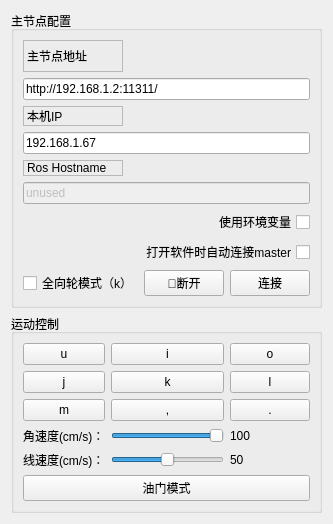
          <widget class="QWidget" name="tab">
           <attribute name="title">
            <string>基本控制</string>
           </attribute>
           <layout class="QVBoxLayout" name="verticalLayout_9">
            <item>
             <layout class="QVBoxLayout" name="verticalLayout_2">
              <item>
               <widget class="QGroupBox" name="groupBox">
                <property name="title">
                 <string>主节点配置</string>
                </property>
                <layout class="QGridLayout" name="gridLayout">
                 <item row="2" column="0">
                  <widget class="QLabel" name="label_2">
                   <property name="maximumSize">
                    <size>
                     <width>100</width>
                     <height>32</height>
                    </size>
                   </property>
                   <property name="frameShape">
                    <enum>QFrame::StyledPanel</enum>
                   </property>
                   <property name="frameShadow">
                    <enum>QFrame::Raised</enum>
                   </property>
                   <property name="text">
                    <string>本机IP</string>
                   </property>
                  </widget>
                 </item>
                 <item row="4" column="0">
                  <widget class="QLabel" name="label_3">
                   <property name="maximumSize">
                    <size>
                     <width>100</width>
                     <height>32</height>
                    </size>
                   </property>
                   <property name="frameShape">
                    <enum>QFrame::StyledPanel</enum>
                   </property>
                   <property name="frameShadow">
                    <enum>QFrame::Raised</enum>
                   </property>
                   <property name="text">
                    <string>Ros Hostname</string>
                   </property>
                  </widget>
                 </item>
                 <item row="5" column="0" colspan="3">
                  <widget class="QLineEdit" name="line_edit_topic">
                   <property name="enabled">
                    <bool>false</bool>
                   </property>
                   <property name="text">
                    <string>unused</string>
                   </property>
                  </widget>
                 </item>
                 <item row="6" column="0" colspan="3">
                  <widget class="QCheckBox" name="checkbox_use_environment">
                   <property name="layoutDirection">
                    <enum>Qt::RightToLeft</enum>
                   </property>
                   <property name="text">
                    <string>使用环境变量</string>
                   </property>
                  </widget>
                 </item>
                 <item row="3" column="0" colspan="3">
                  <widget class="QLineEdit" name="line_edit_host">
                   <property name="text">
                    <string>192.168.1.67</string>
                   </property>
                  </widget>
                 </item>
                 <item row="7" column="0" colspan="3">
                  <widget class="QCheckBox" name="checkbox_remember_settings">
                   <property name="layoutDirection">
                    <enum>Qt::RightToLeft</enum>
                   </property>
                   <property name="text">
                    <string>打开软件时自动连接master</string>
                   </property>
                  </widget>
                 </item>
                 <item row="0" column="0">
                  <widget class="QLabel" name="label">
                   <property name="minimumSize">
                    <size>
                     <width>100</width>
                     <height>32</height>
                    </size>
                   </property>
                   <property name="maximumSize">
                    <size>
                     <width>100</width>
                     <height>32</height>
                    </size>
                   </property>
                   <property name="frameShape">
                    <enum>QFrame::StyledPanel</enum>
                   </property>
                   <property name="frameShadow">
                    <enum>QFrame::Raised</enum>
                   </property>
                   <property name="text">
                    <string>主节点地址</string>
                   </property>
                  </widget>
                 </item>
                 <item row="9" column="2">
                  <widget class="QPushButton" name="button_connect">
                   <property name="enabled">
                    <bool>true</bool>
                   </property>
                   <property name="sizePolicy">
                    <sizepolicy hsizetype="MinimumExpanding" vsizetype="Fixed">
                     <horstretch>0</horstretch>
                     <verstretch>0</verstretch>
                    </sizepolicy>
                   </property>
                   <property name="toolTip">
                    <string>Set the target to the current joint trajectory state.</string>
                   </property>
                   <property name="statusTip">
                    <string>Clear all waypoints and set the target to the current joint trajectory state.</string>
                   </property>
                   <property name="text">
                    <string>连接</string>
                   </property>
                   <property name="icon">
                    <iconset>
                     <normaloff>:/images/line.png</normaloff>:/images/line.png</iconset>
                   </property>
                  </widget>
                 </item>
                 <item row="9" column="1">
                  <widget class="QPushButton" name="button_disconnect">
                   <property name="text">
                    <string>🔗断开</string>
                   </property>
                  </widget>
                 </item>
                 <item row="1" column="0" colspan="3">
                  <widget class="QLineEdit" name="line_edit_master">
                   <property name="text">
                    <string>http://192.168.1.2:11311/</string>
                   </property>
                  </widget>
                 </item>
                 <item row="9" column="0">
                  <widget class="QCheckBox" name="checkBox_use_all">
                   <property name="text">
                    <string>全向轮模式（k）</string>
                   </property>
                   <property name="shortcut">
                    <string>K</string>
                   </property>
                  </widget>
                 </item>
                </layout>
               </widget>
              </item>
              <item>
               <widget class="QGroupBox" name="groupBox_3">
                <property name="title">
                 <string>运动控制</string>
                </property>
                <layout class="QVBoxLayout" name="verticalLayout_10">
                 <item>
                  <layout class="QGridLayout" name="gridLayout_6">
                   <item row="1" column="2">
                    <widget class="QPushButton" name="pushButton_l">
                     <property name="styleSheet">
                      <string notr="true">QPushButton#pushButton_l:pressed{background-color:rgb(239, 41, 41)}</string>
                     </property>
                     <property name="text">
                      <string>l</string>
                     </property>
                     <property name="shortcut">
                      <string>L</string>
                     </property>
                    </widget>
                   </item>
                   <item row="4" column="2">
                    <widget class="QLabel" name="label_linear">
                     <property name="text">
                      <string>50</string>
                     </property>
                    </widget>
                   </item>
                   <item row="2" column="2">
                    <widget class="QPushButton" name="pushButton_backr">
                     <property name="styleSheet">
                      <string notr="true">QPushButton#pushButton_backr:pressed{background-color:rgb(239, 41, 41)}</string>
                     </property>
                     <property name="text">
                      <string>.</string>
                     </property>
                     <property name="shortcut">
                      <string>.</string>
                     </property>
                    </widget>
                   </item>
                   <item row="2" column="1">
                    <widget class="QPushButton" name="pushButton_back">
                     <property name="styleSheet">
                      <string notr="true">QPushButton#pushButton_back:pressed{background-color:rgb(239, 41, 41)}</string>
                     </property>
                     <property name="text">
                      <string>,</string>
                     </property>
                     <property name="shortcut">
                      <string>,</string>
                     </property>
                    </widget>
                   </item>
                   <item row="3" column="0">
                    <widget class="QLabel" name="label_14">
                     <property name="text">
                      <string>角速度(cm/s)：</string>
                     </property>
                    </widget>
                   </item>
                   <item row="1" column="0">
                    <widget class="QPushButton" name="pushButton_j">
                     <property name="styleSheet">
                      <string notr="true">QPushButton#pushButton_j:pressed{background-color:rgb(239, 41, 41)}</string>
                     </property>
                     <property name="text">
                      <string>j</string>
                     </property>
                     <property name="shortcut">
                      <string>J</string>
                     </property>
                    </widget>
                   </item>
                   <item row="4" column="1">
                    <widget class="QSlider" name="horizontalSlider_linear">
                     <property name="maximum">
                      <number>100</number>
                     </property>
                     <property name="singleStep">
                      <number>1</number>
                     </property>
                     <property name="value">
                      <number>50</number>
                     </property>
                     <property name="orientation">
                      <enum>Qt::Horizontal</enum>
                     </property>
                    </widget>
                   </item>
                   <item row="0" column="0">
                    <widget class="QPushButton" name="pushButton_u">
                     <property name="styleSheet">
                      <string notr="true">QPushButton#pushButton_u:pressed{background-color:rgb(239, 41, 41)}</string>
                     </property>
                     <property name="text">
                      <string>u</string>
                     </property>
                     <property name="shortcut">
                      <string>U</string>
                     </property>
                    </widget>
                   </item>
                   <item row="2" column="0">
                    <widget class="QPushButton" name="pushButton_m">
                     <property name="styleSheet">
                      <string notr="true">QPushButton#pushButton_m:pressed{background-color:rgb(239, 41, 41)}</string>
                     </property>
                     <property name="text">
                      <string>m</string>
                     </property>
                     <property name="shortcut">
                      <string>M</string>
                     </property>
                    </widget>
                   </item>
                   <item row="4" column="0">
                    <widget class="QLabel" name="label_9">
                     <property name="text">
                      <string>线速度(cm/s)：</string>
                     </property>
                    </widget>
                   </item>
                   <item row="3" column="2">
                    <widget class="QLabel" name="label_raw">
                     <property name="text">
                      <string>100</string>
                     </property>
                    </widget>
                   </item>
                   <item row="0" column="2">
                    <widget class="QPushButton" name="pushButton_o">
                     <property name="styleSheet">
                      <string notr="true">QPushButton#pushButton_o:pressed{background-color:rgb(239, 41, 41)}</string>
                     </property>
                     <property name="text">
                      <string>o</string>
                     </property>
                     <property name="shortcut">
                      <string>O</string>
                     </property>
                    </widget>
                   </item>
                   <item row="3" column="1">
                    <widget class="QSlider" name="horizontalSlider_raw">
                     <property name="maximum">
                      <number>100</number>
                     </property>
                     <property name="value">
                      <number>100</number>
                     </property>
                     <property name="orientation">
                      <enum>Qt::Horizontal</enum>
                     </property>
                    </widget>
                   </item>
                   <item row="0" column="1">
                    <widget class="QPushButton" name="pushButton_i">
                     <property name="styleSheet">
                      <string notr="true">QPushButton#pushButton_u:pressed{background-color:rgb(239, 41, 41)}</string>
                     </property>
                     <property name="text">
                      <string>i</string>
                     </property>
                     <property name="shortcut">
                      <string>I</string>
                     </property>
                    </widget>
                   </item>
                   <item row="1" column="1">
                    <widget class="QPushButton" name="pushButton_k">
                     <property name="text">
                      <string>k</string>
                     </property>
                    </widget>
                   </item>
                  </layout>
                 </item>
                 <item>
                  <widget class="QPushButton" name="pushButton_mbot">
                   <property name="text">
                    <string>油门模式</string>
                   </property>
                  </widget>
                 </item>
                </layout>
               </widget>
              </item>
             </layout>
            </item>
           </layout>
          </widget>
